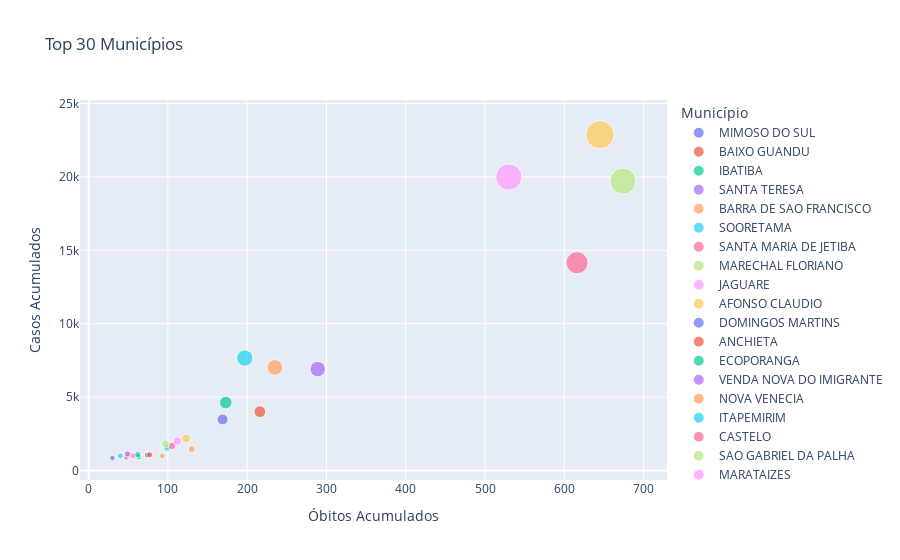

Notebook code for this chart:
### Code cell
df_scatter = df_counts.groupby(['DataNotificacao', 'Municipio'])\
    .sum()\
    .reset_index()\
    .drop_duplicates('Municipio', keep='last')\
    .sort_values('ConfirmadosAcumulado')\
    .tail(30)

fig = px.scatter(
    df_scatter, x='ObitosAcumulado',
    y='ConfirmadosAcumulado',
    color='Municipio',
    size='ConfirmadosAcumulado',
    hover_data=['Municipio'],
    labels={
        'ObitosAcumulado': 'Óbitos Acumulados',
        'ConfirmadosAcumulado': 'Casos Acumulados',
        'Municipio': 'Município',
    },
    title='Top 30 Municípios'
)

fig.show()

### Figure 1 — Plotly figure (JSON) as saved in the notebook; plotly's stock layout.template omitted (floating-point values rounded to 4 significant figures)
{"data": [{"customdata": [["MIMOSO DO SUL"]], "hovertemplate": "Município=%{customdata[0]}<br>Óbitos Acumulados=%{x}<br>Casos Acumulados=%{marker.size}<extra></extra>", "legendgroup": "MIMOSO DO SUL", "marker": {"color": "#636efa", "size": [855], "sizemode": "area", "sizeref": 57.17, "symbol": "circle"}, "mode": "markers", "name": "MIMOSO DO SUL", "orientation": "v", "showlegend": true, "type": "scatter", "x": [30], "xaxis": "x", "y": [855], "yaxis": "y"}, {"customdata": [["BAIXO GUANDU"]], "hovertemplate": "Município=%{customdata[0]}<br>Óbitos Acumulados=%{x}<br>Casos Acumulados=%{marker.size}<extra></extra>", "legendgroup": "BAIXO GUANDU", "marker": {"color": "#EF553B", "size": [905], "sizemode": "area", "sizeref": 57.17, "symbol": "circle"}, "mode": "markers", "name": "BAIXO GUANDU", "orientation": "v", "showlegend": true, "type": "scatter", "x": [48], "xaxis": "x", "y": [905], "yaxis": "y"}, {"customdata": [["IBATIBA"]], "hovertemplate": "Município=%{customdata[0]}<br>Óbitos Acumulados=%{x}<br>Casos Acumulados=%{marker.size}<extra></extra>", "legendgroup": "IBATIBA", "marker": {"color": "#00cc96", "size": [927], "sizemode": "area", "sizeref": 57.17, "symbol": "circle"}, "mode": "markers", "name": "IBATIBA", "orientation": "v", "showlegend": true, "type": "scatter", "x": [63], "xaxis": "x", "y": [927], "yaxis": "y"}, {"customdata": [["SANTA TERESA"]], "hovertemplate": "Município=%{customdata[0]}<br>Óbitos Acumulados=%{x}<br>Casos Acumulados=%{marker.size}<extra></extra>", "legendgroup": "SANTA TERESA", "marker": {"color": "#ab63fa", "size": [943], "sizemode": "area", "sizeref": 57.17, "symbol": "circle"}, "mode": "markers", "name": "SANTA TERESA", "orientation": "v", "showlegend": true, "type": "scatter", "x": [56], "xaxis": "x", "y": [943], "yaxis": "y"}, {"customdata": [["BARRA DE SAO FRANCISCO"]], "hovertemplate": "Município=%{customdata[0]}<br>Óbitos Acumulados=%{x}<br>Casos Acumulados=%{marker.size}<extra></extra>", "legendgroup": "BARRA DE SAO FRANCISCO", "marker": {"color": "#FFA15A", "size": [993], "sizemode": "area", "sizeref": 57.17, "symbol": "circle"}, "mode": "markers", "name": "BARRA DE SAO FRANCISCO", "orientation": "v", "showlegend": true, "type": "scatter", "x": [93], "xaxis": "x", "y": [993], "yaxis": "y"}, {"customdata": [["SOORETAMA"]], "hovertemplate": "Município=%{customdata[0]}<br>Óbitos Acumulados=%{x}<br>Casos Acumulados=%{marker.size}<extra></extra>", "legendgroup": "SOORETAMA", "marker": {"color": "#19d3f3", "size": [996], "sizemode": "area", "sizeref": 57.17, "symbol": "circle"}, "mode": "markers", "name": "SOORETAMA", "orientation": "v", "showlegend": true, "type": "scatter", "x": [40], "xaxis": "x", "y": [996], "yaxis": "y"}, {"customdata": [["SANTA MARIA DE JETIBA"]], "hovertemplate": "Município=%{customdata[0]}<br>Óbitos Acumulados=%{x}<br>Casos Acumulados=%{marker.size}<extra></extra>", "legendgroup": "SANTA MARIA DE JETIBA", "marker": {"color": "#FF6692", "size": [1005], "sizemode": "area", "sizeref": 57.17, "symbol": "circle"}, "mode": "markers", "name": "SANTA MARIA DE JETIBA", "orientation": "v", "showlegend": true, "type": "scatter", "x": [57], "xaxis": "x", "y": [1005], "yaxis": "y"}, {"customdata": [["MARECHAL FLORIANO"]], "hovertemplate": "Município=%{customdata[0]}<br>Óbitos Acumulados=%{x}<br>Casos Acumulados=%{marker.size}<extra></extra>", "legendgroup": "MARECHAL FLORIANO", "marker": {"color": "#B6E880", "size": [1013], "sizemode": "area", "sizeref": 57.17, "symbol": "circle"}, "mode": "markers", "name": "MARECHAL FLORIANO", "orientation": "v", "showlegend": true, "type": "scatter", "x": [51], "xaxis": "x", "y": [1013], "yaxis": "y"}, {"customdata": [["JAGUARE"]], "hovertemplate": "Município=%{customdata[0]}<br>Óbitos Acumulados=%{x}<br>Casos Acumulados=%{marker.size}<extra></extra>", "legendgroup": "JAGUARE", "marker": {"color": "#FF97FF", "size": [1026], "sizemode": "area", "sizeref": 57.17, "symbol": "circle"}, "mode": "markers", "name": "JAGUARE", "orientation": "v", "showlegend": true, "type": "scatter", "x": [55], "xaxis": "x", "y": [1026], "yaxis": "y"}, {"customdata": [["AFONSO CLAUDIO"]], "hovertemplate": "Município=%{customdata[0]}<br>Óbitos Acumulados=%{x}<br>Casos Acumulados=%{marker.size}<extra></extra>", "legendgroup": "AFONSO CLAUDIO", "marker": {"color": "#FECB52", "size": [1048], "sizemode": "area", "sizeref": 57.17, "symbol": "circle"}, "mode": "markers", "name": "AFONSO CLAUDIO", "orientation": "v", "showlegend": true, "type": "scatter", "x": [76], "xaxis": "x", "y": [1048], "yaxis": "y"}, {"customdata": [["DOMINGOS MARTINS"]], "hovertemplate": "Município=%{customdata[0]}<br>Óbitos Acumulados=%{x}<br>Casos Acumulados=%{marker.size}<extra></extra>", "legendgroup": "DOMINGOS MARTINS", "marker": {"color": "#636efa", "size": [1055], "sizemode": "area", "sizeref": 57.17, "symbol": "circle"}, "mode": "markers", "name": "DOMINGOS MARTINS", "orientation": "v", "showlegend": true, "type": "scatter", "x": [74], "xaxis": "x", "y": [1055], "yaxis": "y"}, {"customdata": [["ANCHIETA"]], "hovertemplate": "Município=%{customdata[0]}<br>Óbitos Acumulados=%{x}<br>Casos Acumulados=%{marker.size}<extra></extra>", "legendgroup": "ANCHIETA", "marker": {"color": "#EF553B", "size": [1065], "sizemode": "area", "sizeref": 57.17, "symbol": "circle"}, "mode": "markers", "name": "ANCHIETA", "orientation": "v", "showlegend": true, "type": "scatter", "x": [77], "xaxis": "x", "y": [1065], "yaxis": "y"}, {"customdata": [["ECOPORANGA"]], "hovertemplate": "Município=%{customdata[0]}<br>Óbitos Acumulados=%{x}<br>Casos Acumulados=%{marker.size}<extra></extra>", "legendgroup": "ECOPORANGA", "marker": {"color": "#00cc96", "size": [1083], "sizemode": "area", "sizeref": 57.17, "symbol": "circle"}, "mode": "markers", "name": "ECOPORANGA", "orientation": "v", "showlegend": true, "type": "scatter", "x": [62], "xaxis": "x", "y": [1083], "yaxis": "y"}, {"customdata": [["VENDA NOVA DO IMIGRANTE"]], "hovertemplate": "Município=%{customdata[0]}<br>Óbitos Acumulados=%{x}<br>Casos Acumulados=%{marker.size}<extra></extra>", "legendgroup": "VENDA NOVA DO IMIGRANTE", "marker": {"color": "#ab63fa", "size": [1128], "sizemode": "area", "sizeref": 57.17, "symbol": "circle"}, "mode": "markers", "name": "VENDA NOVA DO IMIGRANTE", "orientation": "v", "showlegend": true, "type": "scatter", "x": [49], "xaxis": "x", "y": [1128], "yaxis": "y"}, {"customdata": [["NOVA VENECIA"]], "hovertemplate": "Município=%{customdata[0]}<br>Óbitos Acumulados=%{x}<br>Casos Acumulados=%{marker.size}<extra></extra>", "legendgroup": "NOVA VENECIA", "marker": {"color": "#FFA15A", "size": [1457], "sizemode": "area", "sizeref": 57.17, "symbol": "circle"}, "mode": "markers", "name": "NOVA VENECIA", "orientation": "v", "showlegend": true, "type": "scatter", "x": [130], "xaxis": "x", "y": [1457], "yaxis": "y"}, {"customdata": [["ITAPEMIRIM"]], "hovertemplate": "Município=%{customdata[0]}<br>Óbitos Acumulados=%{x}<br>Casos Acumulados=%{marker.size}<extra></extra>", "legendgroup": "ITAPEMIRIM", "marker": {"color": "#19d3f3", "size": [1568], "sizemode": "area", "sizeref": 57.17, "symbol": "circle"}, "mode": "markers", "name": "ITAPEMIRIM", "orientation": "v", "showlegend": true, "type": "scatter", "x": [99], "xaxis": "x", "y": [1568], "yaxis": "y"}, {"customdata": [["CASTELO"]], "hovertemplate": "Município=%{customdata[0]}<br>Óbitos Acumulados=%{x}<br>Casos Acumulados=%{marker.size}<extra></extra>", "legendgroup": "CASTELO", "marker": {"color": "#FF6692", "size": [1677], "sizemode": "area", "sizeref": 57.17, "symbol": "circle"}, "mode": "markers", "name": "CASTELO", "orientation": "v", "showlegend": true, "type": "scatter", "x": [105], "xaxis": "x", "y": [1677], "yaxis": "y"}, {"customdata": [["SAO GABRIEL DA PALHA"]], "hovertemplate": "Município=%{customdata[0]}<br>Óbitos Acumulados=%{x}<br>Casos Acumulados=%{marker.size}<extra></extra>", "legendgroup": "SAO GABRIEL DA PALHA", "marker": {"color": "#B6E880", "size": [1819], "sizemode": "area", "sizeref": 57.17, "symbol": "circle"}, "mode": "markers", "name": "SAO GABRIEL DA PALHA", "orientation": "v", "showlegend": true, "type": "scatter", "x": [97], "xaxis": "x", "y": [1819], "yaxis": "y"}, {"customdata": [["MARATAIZES"]], "hovertemplate": "Município=%{customdata[0]}<br>Óbitos Acumulados=%{x}<br>Casos Acumulados=%{marker.size}<extra></extra>", "legendgroup": "MARATAIZES", "marker": {"color": "#FF97FF", "size": [2011], "sizemode": "area", "sizeref": 57.17, "symbol": "circle"}, "mode": "markers", "name": "MARATAIZES", "orientation": "v", "showlegend": true, "type": "scatter", "x": [112], "xaxis": "x", "y": [2011], "yaxis": "y"}, {"customdata": [["VIANA"]], "hovertemplate": "Município=%{customdata[0]}<br>Óbitos Acumulados=%{x}<br>Casos Acumulados=%{marker.size}<extra></extra>", "legendgroup": "VIANA", "marker": {"color": "#FECB52", "size": [2171], "sizemode": "area", "sizeref": 57.17, "symbol": "circle"}, "mode": "markers", "name": "VIANA", "orientation": "v", "showlegend": true, "type": "scatter", "x": [123], "xaxis": "x", "y": [2171], "yaxis": "y"}, {"customdata": [["SAO MATEUS"]], "hovertemplate": "Município=%{customdata[0]}<br>Óbitos Acumulados=%{x}<br>Casos Acumulados=%{marker.size}<extra></extra>", "legendgroup": "SAO MATEUS", "marker": {"color": "#636efa", "size": [3479], "sizemode": "area", "sizeref": 57.17, "symbol": "circle"}, "mode": "markers", "name": "SAO MATEUS", "orientation": "v", "showlegend": true, "type": "scatter", "x": [169], "xaxis": "x", "y": [3479], "yaxis": "y"}, {"customdata": [["GUARAPARI"]], "hovertemplate": "Município=%{customdata[0]}<br>Óbitos Acumulados=%{x}<br>Casos Acumulados=%{marker.size}<extra></extra>", "legendgroup": "GUARAPARI", "marker": {"color": "#EF553B", "size": [4005], "sizemode": "area", "sizeref": 57.17, "symbol": "circle"}, "mode": "markers", "name": "GUARAPARI", "orientation": "v", "showlegend": true, "type": "scatter", "x": [216], "xaxis": "x", "y": [4005], "yaxis": "y"}, {"customdata": [["ARACRUZ"]], "hovertemplate": "Município=%{customdata[0]}<br>Óbitos Acumulados=%{x}<br>Casos Acumulados=%{marker.size}<extra></extra>", "legendgroup": "ARACRUZ", "marker": {"color": "#00cc96", "size": [4624], "sizemode": "area", "sizeref": 57.17, "symbol": "circle"}, "mode": "markers", "name": "ARACRUZ", "orientation": "v", "showlegend": true, "type": "scatter", "x": [173], "xaxis": "x", "y": [4624], "yaxis": "y"}, {"customdata": [["CACHOEIRO DE ITAPEMIRIM"]], "hovertemplate": "Município=%{customdata[0]}<br>Óbitos Acumulados=%{x}<br>Casos Acumulados=%{marker.size}<extra></extra>", "legendgroup": "CACHOEIRO DE ITAPEMIRIM", "marker": {"color": "#ab63fa", "size": [6909], "sizemode": "area", "sizeref": 57.17, "symbol": "circle"}, "mode": "markers", "name": "CACHOEIRO DE ITAPEMIRIM", "orientation": "v", "showlegend": true, "type": "scatter", "x": [289], "xaxis": "x", "y": [6909], "yaxis": "y"}, {"customdata": [["COLATINA"]], "hovertemplate": "Município=%{customdata[0]}<br>Óbitos Acumulados=%{x}<br>Casos Acumulados=%{marker.size}<extra></extra>", "legendgroup": "COLATINA", "marker": {"color": "#FFA15A", "size": [7024], "sizemode": "area", "sizeref": 57.17, "symbol": "circle"}, "mode": "markers", "name": "COLATINA", "orientation": "v", "showlegend": true, "type": "scatter", "x": [235], "xaxis": "x", "y": [7024], "yaxis": "y"}, {"customdata": [["LINHARES"]], "hovertemplate": "Município=%{customdata[0]}<br>Óbitos Acumulados=%{x}<br>Casos Acumulados=%{marker.size}<extra></extra>", "legendgroup": "LINHARES", "marker": {"color": "#19d3f3", "size": [7661], "sizemode": "area", "sizeref": 57.17, "symbol": "circle"}, "mode": "markers", "name": "LINHARES", "orientation": "v", "showlegend": true, "type": "scatter", "x": [197], "xaxis": "x", "y": [7661], "yaxis": "y"}, {"customdata": [["CARIACICA"]], "hovertemplate": "Município=%{customdata[0]}<br>Óbitos Acumulados=%{x}<br>Casos Acumulados=%{marker.size}<extra></extra>", "legendgroup": "CARIACICA", "marker": {"color": "#FF6692", "size": [14152], "sizemode": "area", "sizeref": 57.17, "symbol": "circle"}, "mode": "markers", "name": "CARIACICA", "orientation": "v", "showlegend": true, "type": "scatter", "x": [616], "xaxis": "x", "y": [14152], "yaxis": "y"}, {"customdata": [["SERRA"]], "hovertemplate": "Município=%{customdata[0]}<br>Óbitos Acumulados=%{x}<br>Casos Acumulados=%{marker.size}<extra></extra>", "legendgroup": "SERRA", "marker": {"color": "#B6E880", "size": [19710], "sizemode": "area", "sizeref": 57.17, "symbol": "circle"}, "mode": "markers", "name": "SERRA", "orientation": "v", "showlegend": true, "type": "scatter", "x": [674], "xaxis": "x", "y": [19710], "yaxis": "y"}, {"customdata": [["VITORIA"]], "hovertemplate": "Município=%{customdata[0]}<br>Óbitos Acumulados=%{x}<br>Casos Acumulados=%{marker.size}<extra></extra>", "legendgroup": "VITORIA", "marker": {"color": "#FF97FF", "size": [19988], "sizemode": "area", "sizeref": 57.17, "symbol": "circle"}, "mode": "markers", "name": "VITORIA", "orientation": "v", "showlegend": true, "type": "scatter", "x": [530], "xaxis": "x", "y": [19988], "yaxis": "y"}, {"customdata": [["VILA VELHA"]], "hovertemplate": "Município=%{customdata[0]}<br>Óbitos Acumulados=%{x}<br>Casos Acumulados=%{marker.size}<extra></extra>", "legendgroup": "VILA VELHA", "marker": {"color": "#FECB52", "size": [22867], "sizemode": "area", "sizeref": 57.17, "symbol": "circle"}, "mode": "markers", "name": "VILA VELHA", "orientation": "v", "showlegend": true, "type": "scatter", "x": [645], "xaxis": "x", "y": [22867], "yaxis": "y"}], "layout": {"legend": {"itemsizing": "constant", "title": {"text": "Município"}, "tracegroupgap": 0}, "title": {"text": "Top 30 Municípios"}, "xaxis": {"anchor": "y", "domain": [0, 1], "title": {"text": "Óbitos Acumulados"}}, "yaxis": {"anchor": "x", "domain": [0, 1], "title": {"text": "Casos Acumulados"}}}}
